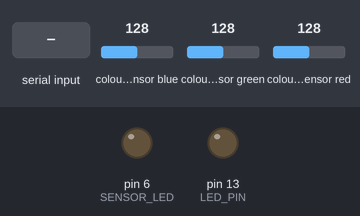
The sketch below on a simulated Arduino Uno, built with avr-gcc and run on an emulated ATmega328P. On the bench: output pins drawn as LEDs (lit = HIGH). The inputs (shaded band) are chosen by the test bench; at power-on: colour sensor blue 128, colour sensor green 128, colour sensor red 128. What the sketch prints to the serial monitor is not drawn.

Above: at 1.0 s.
1.1 s: "1" received over Serial
At 2.0 s:
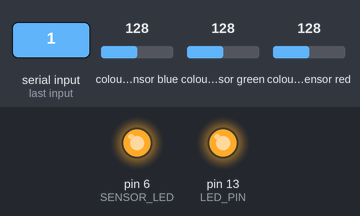
Timing chart, 0 to 8.6 s (numbered marks = the images above; inputs shaded):
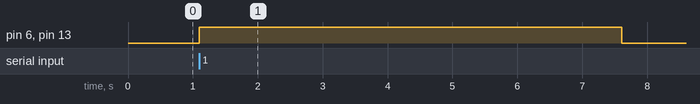

The sketch:

glucose_analysis.ino
```cpp
#include <Wire.h>
#include <Adafruit_TCS34725.h>

Adafruit_TCS34725 tcs = Adafruit_TCS34725(TCS34725_INTEGRATIONTIME_50MS, TCS34725_GAIN_4X);

#define LED_PIN      13
#define SENSOR_LED   6

#define SAMPLE_COUNT     20      // number of readings to average
#define SAMPLE_DELAY_MS  250     // ms between each reading → 20 × 250 = 5 000 ms total
#define LOW_CONFIDENCE_DIST  20.0

struct GlucoseRef {
  const char* label;
  uint8_t r, g, b;
  bool isNoStrip;
};

const GlucoseRef LEVELS[] = {
  { "!! NO STRIP DETECTED !!",                119,  82,  56,  true  },
  { "Normal — No glucose detected",           104,  87,  56,  false },
  { "Low glucose    (~100 mg/dL)   (+)",      108,  86,  55,  false },
  { "Medium glucose (~250 mg/dL)   (++)",     114,  82,  50,  false },
  { "High glucose   (~500+ mg/dL)  (+++)",    117,  80,  50,  false }
};
const int NUM_LEVELS = sizeof(LEVELS) / sizeof(LEVELS[0]);

float colourDistance(int r1, int g1, int b1, int r2, int g2, int b2) {
  return sqrt(pow(r1 - r2, 2.0) + pow(g1 - g2, 2.0) + pow(b1 - b2, 2.0));
}

int normalise(uint16_t channel, uint16_t clear) {
  if (clear == 0) return 0;
  return constrain((int)((float)channel / clear * 255.0), 0, 255);
}

void setLEDs(bool state) {
  digitalWrite(LED_PIN,    state ? HIGH : LOW);
  digitalWrite(SENSOR_LED, state ? HIGH  : LOW);
}

void setup() {
  Serial.begin(9600);
  while (!Serial);

  pinMode(LED_PIN,    OUTPUT);
  pinMode(SENSOR_LED, OUTPUT);
  setLEDs(false);

  if (!tcs.begin()) {
    Serial.println(F("ERROR: TCS34725 not found! Check SDA/SCL wiring."));
    while (1);
  }

  Serial.println(F("========================================="));
  Serial.println(F("     Urine Glucose Strip Reader"));
  Serial.println(F("========================================="));
  Serial.println(F("Place the glucose pad of the strip in front"));
  Serial.println(F("of the sensor, then press ENTER to begin."));
  Serial.println(F("-----------------------------------------"));

  while (!Serial.available());
  while (Serial.available()) Serial.read();

  Serial.println(F("\n[1/3] Both LEDs ON — illuminating strip..."));
  setLEDs(true);
  delay(500);   // short settle before sampling begins

  // ── 5-second averaging loop ──────────────────────────────────────────────
  Serial.print(F("[2/3] Averaging "));
  Serial.print(SAMPLE_COUNT);
  Serial.println(F(" readings over 5 seconds..."));

  long sumR = 0, sumG = 0, sumB = 0, sumC = 0;

  for (int i = 0; i < SAMPLE_COUNT; i++) {
    uint16_t r, g, b, c;
    tcs.getRawData(&r, &g, &b, &c);
    sumR += r;  sumG += g;  sumB += b;  sumC += c;

    // Print a live progress dot every 5 samples
    if ((i + 1) % 5 == 0) {
      Serial.print(F("  Sample "));
      Serial.print(i + 1);
      Serial.print(F(" / "));
      Serial.println(SAMPLE_COUNT);
    }
    delay(SAMPLE_DELAY_MS);
  }

  setLEDs(false);

  // Compute averages
  uint16_t avgR = sumR / SAMPLE_COUNT;
  uint16_t avgG = sumG / SAMPLE_COUNT;
  uint16_t avgB = sumB / SAMPLE_COUNT;
  uint16_t avgC = sumC / SAMPLE_COUNT;

  Serial.println(F("[3/3] Computing average..."));

  int rn = normalise(avgR, avgC);
  int gn = normalise(avgG, avgC);
  int bn = normalise(avgB, avgC);

  Serial.println(F("\n--- Averaged Sensor Reading ---"));
  Serial.print(F("Avg Raw RGBC  : R=")); Serial.print(avgR);
  Serial.print(F("  G="));               Serial.print(avgG);
  Serial.print(F("  B="));               Serial.print(avgB);
  Serial.print(F("  C="));               Serial.println(avgC);
  Serial.print(F("Avg Normalised: R=")); Serial.print(rn);
  Serial.print(F("  G="));               Serial.print(gn);
  Serial.print(F("  B="));               Serial.println(bn);

  float minDist = 1e9;
  int   bestIdx = 0;

  Serial.println(F("\n--- Matching against reference colours ---"));
  for (int i = 0; i < NUM_LEVELS; i++) {
    float d = colourDistance(rn, gn, bn,
                             LEVELS[i].r, LEVELS[i].g, LEVELS[i].b);
    Serial.print(F("  "));
    Serial.print(LEVELS[i].label);
    Serial.print(F("  →  dist = "));
    Serial.println(d, 1);
    if (d < minDist) { minDist = d; bestIdx = i; }
  }

  Serial.println(F("\n========================================="));
  Serial.println(F("            RESULT"));
  Serial.println(F("========================================="));

  if (LEVELS[bestIdx].isNoStrip) {
    Serial.println(F("  !! NO STRIP DETECTED !!"));
    Serial.println(F("  Place the glucose pad directly over"));
    Serial.println(F("  the sensor and reset to try again."));
  } else {
    Serial.print(F("  Glucose Level : "));
    Serial.println(LEVELS[bestIdx].label);
    Serial.print(F("  Match distance: "));
    Serial.println(minDist, 1);

    if (minDist > LOW_CONFIDENCE_DIST) {
      Serial.println(F("\n  WARNING: Low confidence match."));
      Serial.println(F("  Re-centre the strip pad and retry."));
    } else {
      Serial.println(F("\n  Good colour match."));
    }
  }

  Serial.println(F("========================================="));
  Serial.println(F("Reset the Arduino to take a new reading."));
}

void loop() {}
```

Measured:
- after the input at 1.1 s, pin 6 (SENSOR_LED), pin 13 (LED_PIN): LOW → HIGH at once, → LOW 6.5 s later
